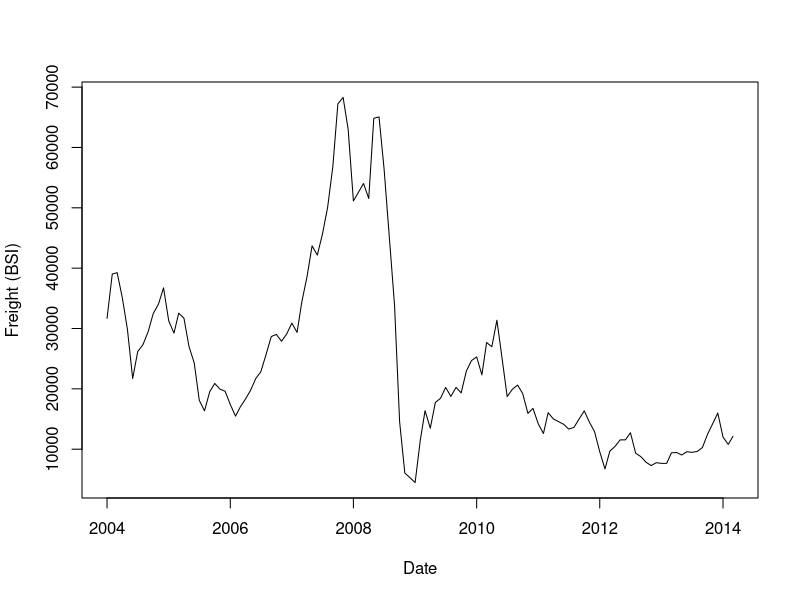
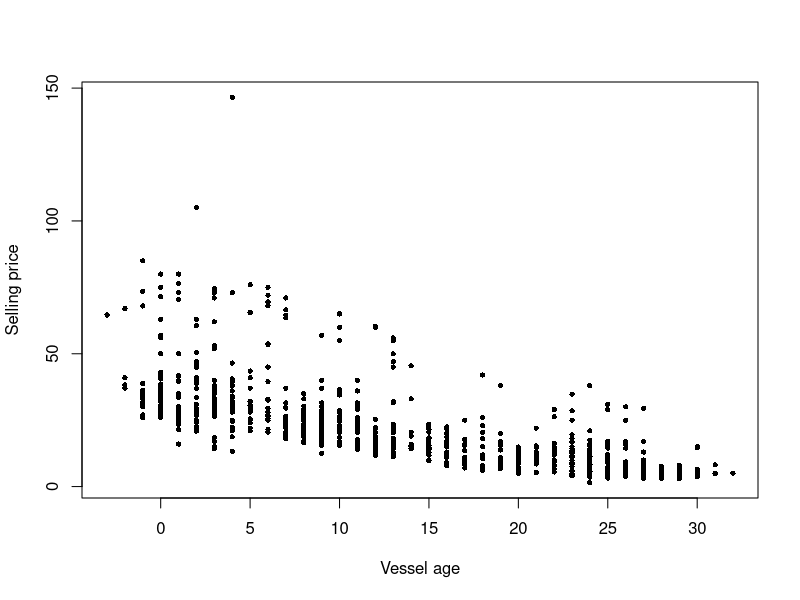
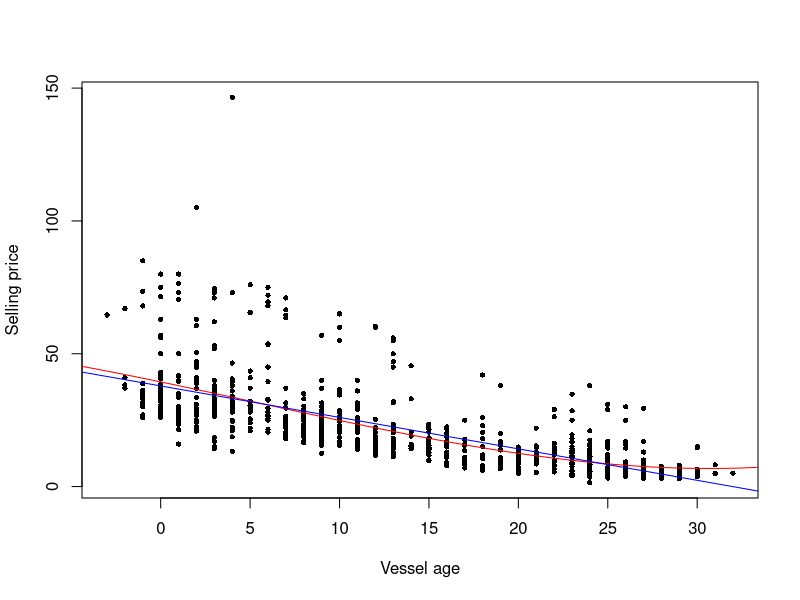
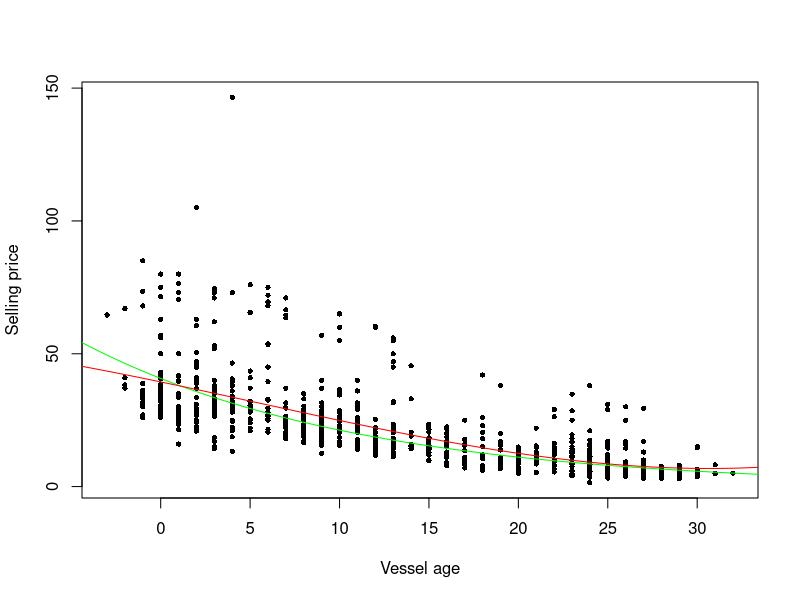

The R script that drew these images, in order:
## ---- chunk 1
knitr::opts_chunk$set(echo = TRUE)
## ---- chunk 2
library(dplyr)
library(lubridate)
## ---- chunk 3
ship1 <- read.csv("data/ship1.csv", head=TRUE, row.names = NULL)
str(ship1)
## ---- chunk 4
ship1$Date <- as.Date(ship1$Date)
str(ship1)
## ---- chunk 5
apply(ship1[,-1], MARGIN=2, mean)
## ---- chunk 6
apply(ship1[,-1], MARGIN=2, sd)
## ---- chunk 7
plot(ship1$Date,ship1$Freight, type="l", xlab="Date",  ylab="Freight (BSI)")
## ---- chunk 8
ship1 <- mutate(ship1, Year=year(Date))
means <- summarise_all(group_by(ship1, Year), "mean")
print.data.frame(means)
## ---- chunk 9
cor(as.matrix(ship1[,-c(1,6)]))
## ---- chunk 10
attach(ship1)
plot(VesselAge, SellingPrice, xlab="Vessel age", ylab="Selling price", pch=16, cex=0.7)
## ---- chunk 11
mod1 <- lm(SellingPrice~VesselAge+I(VesselAge^2)+I(VesselAge^3))
summary(mod1)
## ---- chunk 12
plot(VesselAge, SellingPrice, xlab="Vessel age", ylab="Selling price", pch=16, cex=0.7)
seq <- seq(from=-5, to=35, by=0.5)
lines(seq, as.numeric(mod1$coefficients[1])+as.numeric(mod1$coefficients[2])*seq
  +as.numeric(mod1$coefficients[3])*seq^2+as.numeric(mod1$coefficients[4])*seq^3, col="red")
abline(lm(SellingPrice~VesselAge), col="blue")
## ---- chunk 13
ageseq <- seq(0, 35, by=1)
fitval <- as.numeric(mod1$coefficients[1])+as.numeric(mod1$coefficients[2])*ageseq
  +as.numeric(mod1$coefficients[3])*ageseq^2+as.numeric(mod1$coefficients[4])*ageseq^3
dfmod1 <- as.data.frame(cbind(ageseq, fitval))

relvar <- c()
for(i in 1:nrow(dfmod1)){
  if(i==1){
    relvar[i] <- 0
  }else{
    relvar[i] <- (dfmod1$fitval[i]-dfmod1$fitval[i-1])/dfmod1$fitval[i-1]
  }
}
## ---- chunk 14
dfmod1 <- as.data.frame(cbind(dfmod1, relvar))
print(dfmod1)
## ---- chunk 15
lnSellingPrice = log(SellingPrice) #note that the log is by default the natural log
mod2 <- lm(lnSellingPrice~VesselAge)
summary(mod2)
## ---- chunk 16
plot(VesselAge, SellingPrice, xlab="Vessel age", ylab="Selling price", pch=16, cex=0.7)
seq <- seq(from=-5, to=35, by=0.5)
lines(seq, exp(as.numeric(mod2$coefficients[1]))*exp(mod2$coefficients[2]*seq), col="green")
lines(seq, as.numeric(mod1$coefficients[1])+as.numeric(mod1$coefficients[2])*seq
  +as.numeric(mod1$coefficients[3])*seq^2+as.numeric(mod1$coefficients[4])*seq^3, col="red")
